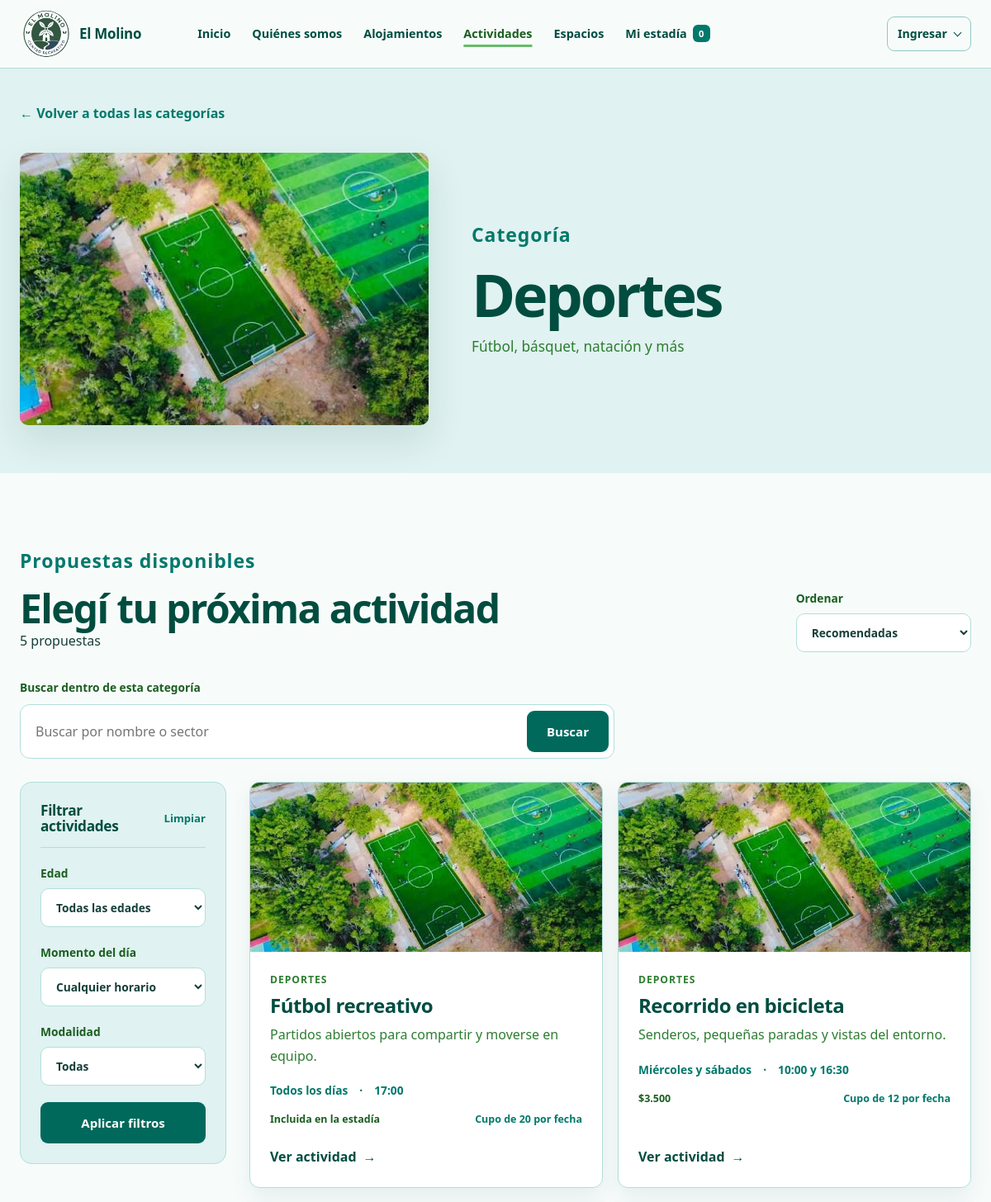
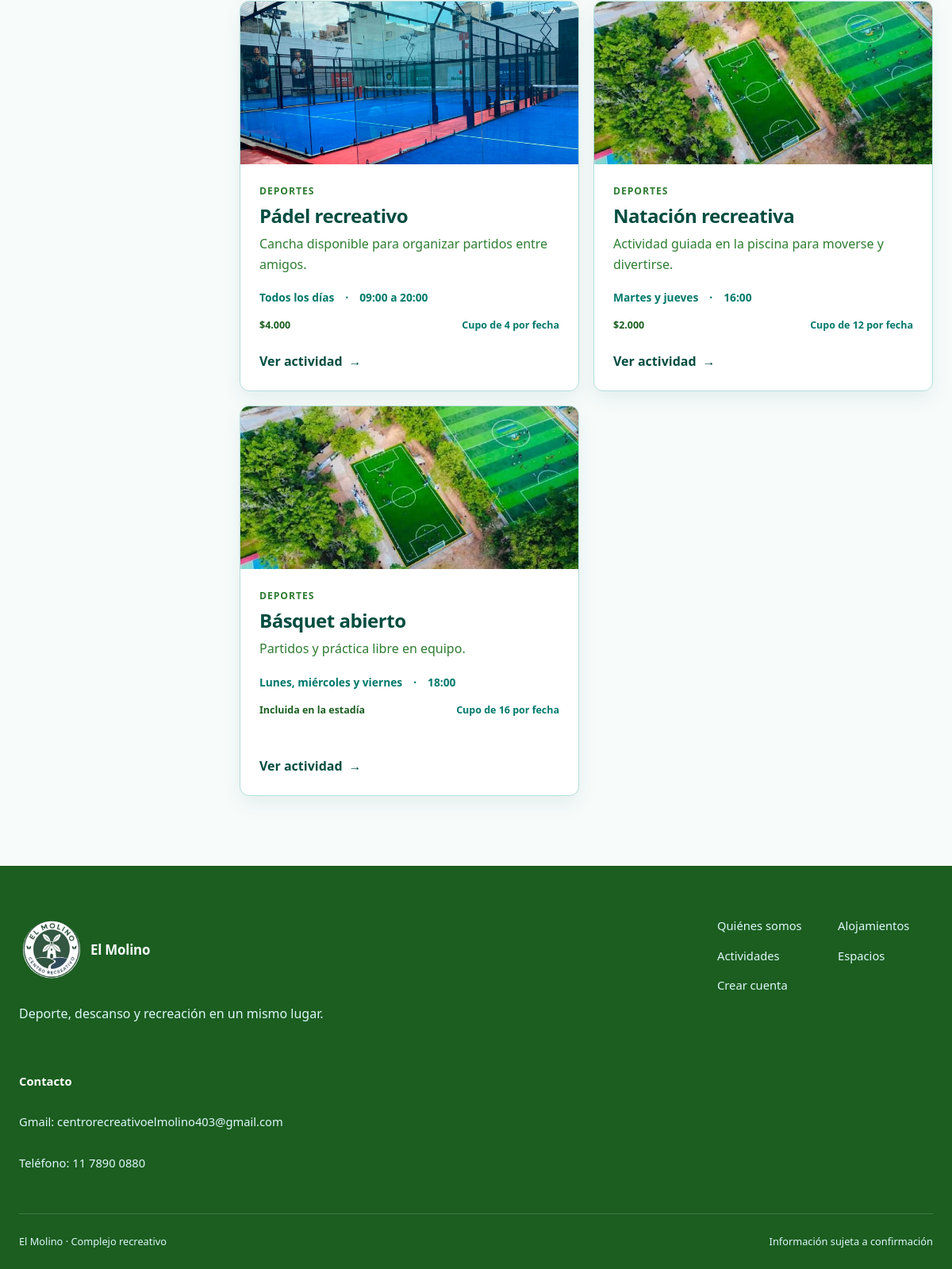
/categoria-actividades.php?categoria=deportes, run on the app's committed database (2 pictures, top to bottom).
### tables this page shows
CREATE TABLE IF NOT EXISTS `CategoriaActividad` (
  `idCategoria` INT NOT NULL AUTO_INCREMENT,
  `slug` VARCHAR(70) NOT NULL,
  `nombre` VARCHAR(60) NOT NULL,
  `descripcion` VARCHAR(160) NOT NULL,
  `imagen` VARCHAR(255) DEFAULT NULL,
  `activa` TINYINT(1) NOT NULL DEFAULT 1,
  PRIMARY KEY (`idCategoria`),
  UNIQUE KEY `uk_categoria_actividad_slug` (`slug`),
  UNIQUE KEY `uk_categoria_actividad_nombre` (`nombre`)
);

CREATE TABLE IF NOT EXISTS `Actividad` (
  `idActividad` INT NOT NULL AUTO_INCREMENT,
  `slug` VARCHAR(100) NOT NULL,
  `nombre` VARCHAR(50) NOT NULL,
  `idCategoria` INT NOT NULL,
  `descripcionCorta` VARCHAR(160) DEFAULT NULL,
  `descripcion` TEXT NOT NULL,
  `requisitos` TEXT DEFAULT NULL,
  `informacionImportante` TEXT DEFAULT NULL,
  `horario` VARCHAR(50) NOT NULL,
  `dias` VARCHAR(100) DEFAULT NULL,
  `momentoDia` ENUM('manana','tarde','noche') DEFAULT NULL,
  `Duracion` VARCHAR(50) NOT NULL,
  `sector` VARCHAR(120) DEFAULT NULL,
  `responsable` VARCHAR(100) DEFAULT NULL,
  `edadRecomendada` ENUM('todas','ninos','adolescentes','adultos') NOT NULL DEFAULT 'todas',
  `modalidad` ENUM('incluida','inscripcion') NOT NULL DEFAULT 'incluida',
  `imagen` VARCHAR(255) DEFAULT NULL,
  `tendencia` TINYINT(1) NOT NULL DEFAULT 0,
  `activa` TINYINT(1) NOT NULL DEFAULT 1,
  `idEspacio` INT DEFAULT NULL,
  `cupoMax` INT NOT NULL,
  `precio` DECIMAL(10,2) NOT NULL,
  `pago` VARCHAR(50) NOT NULL,
  `idUsuario` INT DEFAULT NULL,
  PRIMARY KEY (`idActividad`),
  UNIQUE KEY `uk_actividad_slug` (`slug`),
  KEY `idx_actividad_categoria` (`idCategoria`),
  KEY `idx_actividad_espacio` (`idEspacio`),
  KEY `idx_actividad_usuario` (`idUsuario`),
  CONSTRAINT `fk_actividad_categoria`
    FOREIGN KEY (`idCategoria`) REFERENCES `CategoriaActividad` (`idCategoria`)
    ON DELETE RESTRICT ON UPDATE CASCADE,
  CONSTRAINT `fk_actividad_espacio`
    FOREIGN KEY (`idEspacio`) REFERENCES `EspacioRecreativo` (`idEspacio`)
    ON DELETE RESTRICT ON UPDATE CASCADE,
  CONSTRAINT `fk_actividad_usuario`
    FOREIGN KEY (`idUsuario`) REFERENCES `usuarios` (`idUsuario`)
    ON DELETE RESTRICT ON UPDATE CASCADE
);

### php/Vista.php (the view, shortened to what the rows shown need)
<?php
final class Vista
{
    public static function escapar(string|int|float|null $valor): string
    {
        return htmlspecialchars((string) $valor, ENT_QUOTES, 'UTF-8');
    }
    public static function precio(Actividad $actividad): string
    {
        if ($actividad->modalidad === 'incluida' || $actividad->precio <= 0) return 'Incluida en la estadía';
        return '$' . number_format($actividad->precio, 0, ',', '.');
    }
    public static function seleccionado(string $actual, string $opcion): string
    {
        return $actual === $opcion ? ' selected' : '';
    }
    public static function tarjetaActividad(Actividad $actividad, bool $destacada = false): string
    {
        $clase = $destacada ? ' tarjeta-actividad-destacada' : '';
        $imagen = self::escapar($actividad->imagen ?: 'imgs/futb.jpg');
        $categoria = self::escapar($actividad->categoriaNombre);
        $nombre = self::escapar($actividad->nombre);
        $descripcion = self::escapar($actividad->descripcionCorta);
        $dias = self::escapar($actividad->dias);
        $horario = self::escapar($actividad->horario);
        $slug = rawurlencode($actividad->slug);
        $precio = self::escapar(self::precio($actividad));
        $estadoCupo = self::escapar('Cupo de ' . $actividad->cupo . ' por fecha');
        return <<<HTML
            <article class="tarjeta-actividad{$clase}">
                <div class="visual-actividad"><img src="{$imagen}" alt="" loading="lazy"></div>
                <div class="contenido-tarjeta-actividad">
                    <p class="etiqueta-actividad">{$categoria}</p>
                    <h3>{$nombre}</h3>
                    <p>{$descripcion}</p>
                    <div class="datos-breves-actividad"><span>{$dias}</span><span>{$horario}</span></div>
                    <div class="estado-tarjeta-actividad"><span>{$precio}</span><span>{$estadoCupo}</span></div>
                    <a class="enlace-actividad" href="actividad.php?id={$slug}">Ver actividad <span aria-hidden="true">→</span></a>
                </div>
            </article>
        HTML;
    }
}

### categoria-actividades.php (shortened to what the rows shown need)
<?php
$categoria = null;
$actividades = [];
$filtros = ['busqueda' => '', 'edad' => 'todas', 'momento' => 'todos', 'modalidad' => 'todas', 'orden' => 'recomendadas'];
try {
    require_once __DIR__ . '/php/inicio_actividades.php';
    ['categoria' => $categoria, 'filtros' => $filtros, 'actividades' => $actividades] = $controladorActividades->categoria($_GET);
} catch (Throwable $excepcion) {
    $error = 'No se pudo cargar esta categoría. Verificá la conexión y la base de datos.';
}
?>
<!DOCTYPE html>
<html lang="es-AR">
<head>
    <link rel="stylesheet" href="estilos/estilos.css?v=<?= (int) filemtime(__DIR__ . '/estilos/estilos.css') ?>">
</head>
<body>
    <main id="contenido" class="pagina-categoria-actividades">
        <?php if ($categoria): ?>
        <section class="cabecera-categoria-actividades"><div class="contenedor"><a class="volver-actividades" href="actividades.php#categorias">← Volver a todas las categorías</a><div class="titulo-categoria-actividades"><figure class="imagen-cabecera-categoria"><img src="<?= Vista::escapar($categoria->imagen) ?>" alt="Imagen de la categoría <?= Vista::escapar($categoria->nombre) ?>"></figure><div><p class="texto-destacado">Categoría</p><h1><?= Vista::escapar($categoria->nombre) ?></h1><p><?= Vista::escapar($categoria->descripcion) ?></p></div></div></div></section>
        <section class="seccion seccion-listado-actividades"><div class="contenedor">
            <form method="get" class="formulario-filtros-actividades">
                <div class="encabezado-listado"><div><p class="texto-destacado">Propuestas disponibles</p><h2>Elegí tu próxima actividad</h2><p aria-live="polite"><?= count($actividades) ?> <?= count($actividades) === 1 ? 'propuesta' : 'propuestas' ?></p></div><label class="campo-ordenar">Ordenar<select name="orden" onchange="this.form.submit()"><option value="recomendadas"<?= Vista::seleccionado($filtros['orden'], 'recomendadas') ?>>Recomendadas</option><option value="nombre"<?= Vista::seleccionado($filtros['orden'], 'nombre') ?>>Nombre</option><option value="horario"<?= Vista::seleccionado($filtros['orden'], 'horario') ?>>Horario</option></select></label></div>
                <div class="buscador-actividades"><label for="buscar-actividad">Buscar dentro de esta categoría</label><div class="campo-busqueda"><input id="buscar-actividad" name="buscar" type="search" value="<?= Vista::escapar($filtros['busqueda']) ?>" placeholder="Buscar por nombre o sector"><button class="boton boton-principal" type="submit">Buscar</button></div></div>
                <div class="estructura-listado-actividades">
                    <aside class="panel-filtros" aria-label="Filtros de actividades"><div class="titulo-filtros"><h3>Filtrar actividades</h3><a href="categoria-actividades.php?categoria=<?= rawurlencode($categoria->slug) ?>">Limpiar</a></div><label>Edad<select name="edad"><option value="todas"<?= Vista::seleccionado($filtros['edad'], 'todas') ?>>Todas las edades</option></select></label><label>Momento del día<select name="momento"><option value="todos"<?= Vista::seleccionado($filtros['momento'], 'todos') ?>>Cualquier horario</option></select></label><label>Modalidad<select name="modalidad"><option value="todas"<?= Vista::seleccionado($filtros['modalidad'], 'todas') ?>>Todas</option></select></label><button class="boton boton-principal" type="submit">Aplicar filtros</button></aside>
                    <div class="resultados-actividades"><?php if ($actividades): foreach ($actividades as $actividad) echo Vista::tarjetaActividad($actividad); else: ?><div class="sin-resultados"><h3>No encontramos actividades</h3><p>Probá con otra búsqueda o limpiá los filtros.</p></div><?php endif; ?></div>
                </div>
            </form>
        </div></section>
        <?php endif; ?>
    </main>
</body>
</html>

### data on the page
categoriaactividad: imagen (picture), nombre "Deportes", descripcion "Fútbol, básquet, natación y más"
actividad: imagen (picture), idCategoria.nombre "DEPORTES", nombre "Fútbol recreativo", descripcionCorta "Partidos abiertos para compartir y moverse en equipo.", dias "Todos los días", horario "17:00", modalidad "Incluida en la estadía", cupoMax "Cupo de 20 por fecha"
actividad: idCategoria.nombre "DEPORTES", nombre "Recorrido en bicicleta", descripcionCorta "Senderos, pequeñas paradas y vistas del entorno.", dias "Miércoles y sábados", horario "10:00 y 16:30", precio "$3.500", cupoMax "Cupo de 12 por fecha"
actividad: imagen (picture), idCategoria.nombre "DEPORTES", nombre "Pádel recreativo", descripcionCorta "Cancha disponible para organizar partidos entre amigos.", dias "Todos los días", horario "09:00 a 20:00", precio "$4.000", cupoMax "Cupo de 4 por fecha"
actividad: idCategoria.nombre "DEPORTES", nombre "Natación recreativa", descripcionCorta "Actividad guiada en la piscina para moverse y divertirse.", dias "Martes y jueves", horario "16:00", precio "$2.000", cupoMax "Cupo de 12 por fecha"
actividad: idCategoria.nombre "DEPORTES", nombre "Básquet abierto", descripcionCorta "Partidos y práctica libre en equipo.", dias "Lunes, miércoles y viernes", horario "18:00", modalidad "Incluida en la estadía", cupoMax "Cupo de 16 por fecha"

### other printed values
$cantidad "0"
self::escapar($texto) "Ingresar"
count($actividades) "5"
